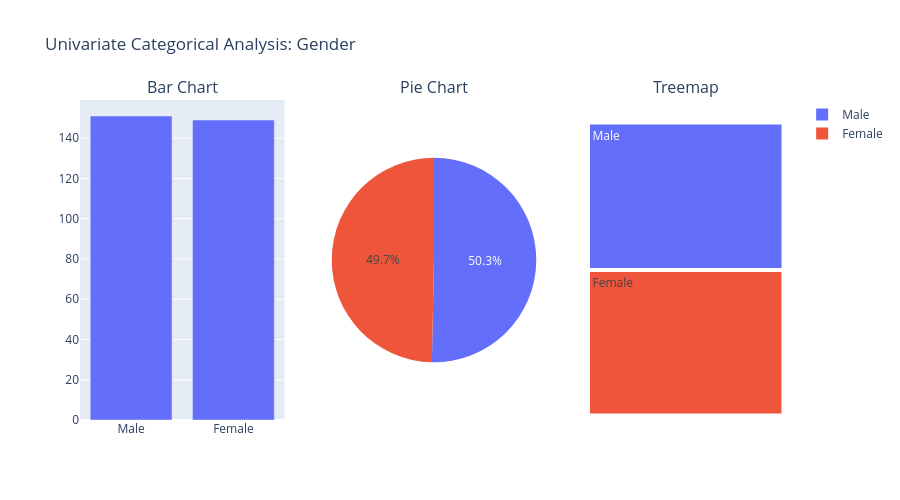

Source (notebook cell):
### Markdown cell above
تست نمودار های تک متغیره با داده های تولید شده ی رندم:

### Code cell
fig = categorical_univariate_all_plots(df, "Gender")
fig.show()

### Figure 1 — Plotly figure (JSON) as saved in the notebook; plotly's stock layout.template omitted (floating-point values rounded to 4 significant figures)
{"data": [{"alignmentgroup": "True", "hovertemplate": "Gender=%{x}<br>count=%{y}<extra></extra>", "legendgroup": "", "marker": {"color": "#636efa", "pattern": {"shape": ""}}, "name": "", "offsetgroup": "", "orientation": "v", "showlegend": false, "textposition": "auto", "type": "bar", "x": ["Male", "Female"], "xaxis": "x", "y": [151, 149], "yaxis": "y"}, {"domain": {"x": [0.3556, 0.6444], "y": [0, 1]}, "hovertemplate": "Gender=%{label}<br>count=%{value}<extra></extra>", "labels": ["Male", "Female"], "legendgroup": "", "name": "", "showlegend": true, "type": "pie", "values": [151, 149]}, {"branchvalues": "total", "domain": {"x": [0.7111, 1], "y": [0, 1]}, "hovertemplate": "labels=%{label}<br>count=%{value}<br>parent=%{parent}<br>id=%{id}<extra></extra>", "ids": ["Female", "Male"], "labels": ["Female", "Male"], "name": "", "parents": ["", ""], "type": "treemap", "values": [149, 151]}], "layout": {"annotations": [{"font": {"size": 16}, "showarrow": false, "text": "Bar Chart", "x": 0.1444, "xanchor": "center", "xref": "paper", "y": 1, "yanchor": "bottom", "yref": "paper"}, {"font": {"size": 16}, "showarrow": false, "text": "Pie Chart", "x": 0.5, "xanchor": "center", "xref": "paper", "y": 1, "yanchor": "bottom", "yref": "paper"}, {"font": {"size": 16}, "showarrow": false, "text": "Treemap", "x": 0.8556, "xanchor": "center", "xref": "paper", "y": 1, "yanchor": "bottom", "yref": "paper"}], "height": 500, "title": {"text": "Univariate Categorical Analysis: Gender"}, "xaxis": {"anchor": "y", "domain": [0, 0.2889]}, "yaxis": {"anchor": "x", "domain": [0, 1]}}}
